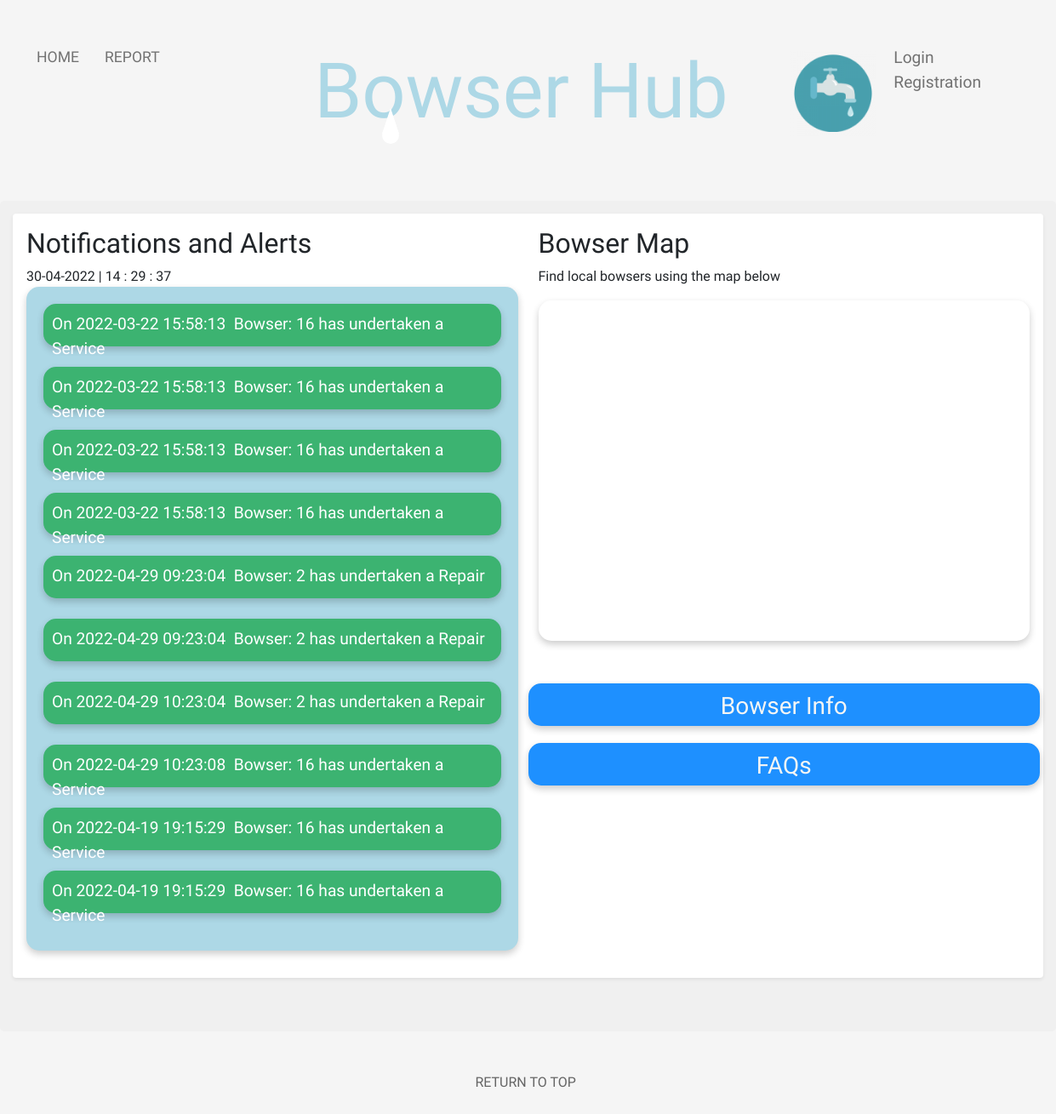
The app's page /home/index.php, older data.
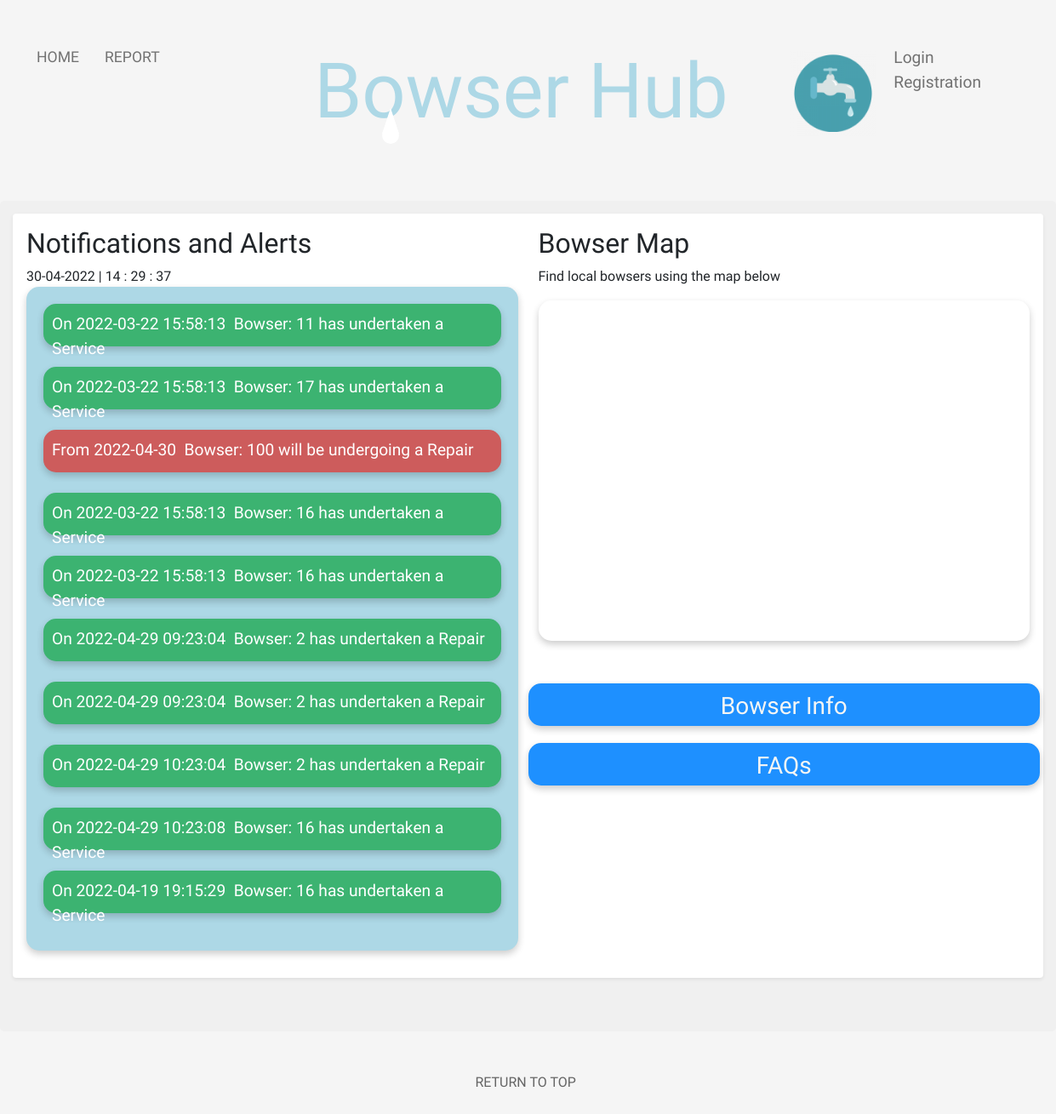
The same page, newer data.
### tables this page shows
CREATE TABLE `tbl_notifications` (
  `Notice_ID` int(11) NOT NULL,
  `Notice_Text` varchar(250) NOT NULL,
  `Area_ID` int(11) NOT NULL,
  `Date` timestamp NOT NULL DEFAULT current_timestamp() ON UPDATE current_timestamp(),
  `Type` int(4) NOT NULL
);

### home/index.php (the view, shortened to what this page needs)
<!doctype html>
<html lang="en">
<head>
    <link href="https://cdn.jsdelivr.net/npm/bootstrap@5.1.1/dist/css/bootstrap.min.css" rel="stylesheet">
    <link rel="stylesheet" href="../global/global.css" type="text/css">
    <link rel="stylesheet" href="home.css" type="text/css">
	<link rel="stylesheet" href="https://cdnjs.cloudflare.com/ajax/libs/jqueryui/1.12.1/jquery-ui.css" />
</head>
<body>
<div>
    <div class="nav-wrapper">
        <div class="left-side">
            <div class="nav-link-wrapper active-nav-link">
                <a class="text-focus-in" href="index.php">Home</a>
            </div>
            	<div class="nav-link-wrapper">
                	<a class="text-focus-in" id="link" href="#reportModal" data-bs-toggle="modal">Report</a></div>
            </div>
	</div>
    <div class="middle">
        <h2 class="text-focus-in" id="navTitle">Bowser Hub</h2>
        <div id="logo">
            <img id="logo_image" src="../images/logo/bowserLogo.png" alt="" width="100" height="100">
        </div>
        <div class="drop"></div>
    </div>
        <div class="right-side" >
            <?php
            if (isset($_SESSION['email'])){
                echo "<div class='nav-link-wrapper' id='logoutTab'>";
                echo "<a href='logout.php'>Logout</a>";
                echo "</div>";
            } else {
                echo '
            <div class="nav-link-wrapper" id="loginTab">
                <a class="" id="loginLink" href="#loginModal" data-bs-toggle="modal" >Login</a>
                <div class="nav-link-wrapper" id="registrationTab">
                    <a class="" id="registerLink" href="#registerModal" data-bs-toggle="modal" >Registration</a>
                    <div class="modal fade" id="registerModal" tabindex="-1" aria-labelledby="registerModalLabel" aria-hidden="true">
                        <div class="modal-dialog">
                            <div class="modal-content">
                                <div class="modal-body">
                                    <div class="row">
                                        <div class="col">
                                            <form method="post" id="formUserRegistration">
                                                <div class="select">
                                                    <select name="userLocation" id="select">
                                                       <option value="-1" disabled selected>---</option>';
                                                        echo'
                                                    </select>
                                                </div>
                                                <div id="account_submit_button">
                                                <button type="submit" id="registerAccountSubmit" class="btn btn-primary">Submit</button>
                                                <hr>
                                                </div>
                                            </form>
                                            <br />
                                            <p>Please check you email inbox for registration confirmation</p>
                                        </div>
                                    </div>
                                </div>
                            </div>
                        </div>
                    </div>
                </div>
            </div>
            ';}?>
        </div>
    </div>
    <div class="upperPage">
        <div class="shadow-sm p-3 mb-5 bg-body rounded">
            <div class="row">
                    <div class="col">
                        <div>
                        <h2> Notifications and Alerts</h2><span id="clock">clock</span></div>
                        <ul class="notification-list">
                            <?php
                            $connection = OpenConnection();
                            if (isset($_SESSION['email'])) {
                                if ($userType == "Operations" OR "Maintenance")
                                $sql2 = "SELECT * FROM `tbl_notifications` ORDER BY Date DESC LIMIT 10  ";
                                if ($userType == "Customer")
                                    $sql2 = "SELECT * FROM `tbl_notifications` WHERE Area_ID = '$userLocation' ORDER BY Date DESC LIMIT 10 ";
                            } else {
                                $sql2 = "SELECT * FROM `tbl_notifications` ORDER BY Date DESC LIMIT 10 ";
                            }
                            $result2 = mysqli_query($connection, $sql2);
                            while($rows2 = mysqli_fetch_assoc($result2)) {
                                $notificationType = $rows2['Type'];
                                switch($notificationType){
                                    case 1:
                                        $notificationDiv = "notificationFault";
                                        break;
                                    case 2:
                                        $notificationDiv = "notificationFix";
                                        break;
                                }
                                $notification = $rows2['Notice_Text'];
                                echo "<div id='$notificationDiv'>".$notification."</div>";
                                echo "<br />";
                            }
                            ?>
                        </ul>
                    </div>
                    <div class="col">
                        <div class="text_area">
                            <h2>Bowser Map</h2>
                            <p> Find local bowsers using the map below </p>
                            <div class="mapDiv" id="map"></div>
                        </div>
                        <div class="row" id="bowserButtonDiv">
                            <div class="vibrate-2" id="viewBowserInformation" >
                                <a class="text-focus-in" class="remove_outline" href="javascript:popUpWindow('../bowsers/bowsers.php','bowsers','900','500')"><h3 id="reportTxt">Bowser Info</h3></a>
                            </div>
                        </div>
                        <div class="row" id="FAQButtonDiv">
                            <div class="vibrate-2" id="viewFAQ" >
                                <a class="text-focus-in" href="#FAQModal" data-bs-toggle="modal" ><h3 id="reportTxt">FAQs</h3></a>
                            </div>
                        </div>
                        </div>
            </div>
        </div>
    </div>
        <br />  <br />
        <p><a id="top_link" href="#back_to_top" >RETURN TO TOP</a></p>
        <br />  <br />
</body>
</html>

### global/global.css (style rules this page uses)
.left-side { margin-left: 5px; }
#logo_image { margin-top: -150px; margin-left: 65pc; }
body { font-family: "Comfortaa", cursive; margin: 0px; background-color: whitesmoke; }
.nav-wrapper { display: flex; justify-content: space-between; padding: 38px; font-size: larger; }
#navTitle { font-family: 'Rubik Moonrocks', cursive; font-size: 90px; color: lightblue; margin-left: 30pc; }
.left-side { display: flex; margin-left: -4%; }
.nav-wrapper > .left-side > div { margin-right: 30px; text-transform: uppercase; font-size: 1.1rem; }
.nav-wrapper > .right-side > div { margin-right: 50px; }
.nav-link-wrapper { height: 22px; border-bottom: 1px solid transparent; transition: border-bottom 0.5s; }
.active-nav-link a { color: #727272; }
.nav-link-wrapper a { color: #727272; text-decoration: none; transition: color 0.5s; }
.text-focus-in { -webkit-animation: text-focus-in 0.7s cubic-bezier(0.55, 0.085, 0.68, 0.53) both; animation: text-focus-in 0.7s cubic-bezier(0.55, 0.085, 0.68, 0.53) both; animation-delay: 0.7s; }
.middle { margin-left: -30%; }
.upperPage { background-color: rgb(240, 240, 240); border-radius: 5px; padding: 15px; margin-top: -35px; }
#top_link { color: #656565; margin-left: 45%; }
a:link { text-decoration: none; }
#map { height: 400px; }
.mapDiv { padding: 5px; border: 0; border-radius: 15px; box-shadow: 0 4px 8px 0 rgba(0, 0, 0, 0.2); }
.drop { position: relative; width: 20px; height: 20px; top: -50px; margin: 0 auto; background: #FFF; -moz-border-radius: 20px; -webkit-border-radius: 20px; border-radius: 20px; -moz-animation-name: drip; -webkit-animation-name: drip; animation-name: drip; -moz-animation-timing-function: cubic-bezier(1,0,.91,.19); -webkit-animation-timing-function: cubic-bezier(1,0,.91,.19); animation-timing-function: cubic-bezier(1,0,.91,.19); -moz-animation-duration: 2s; -webkit-animation-duration: 2s; animation-duration: 2s; -moz-animation-iteration-count: infinite; -webkit-animation-iteration-count: infinite; animation-iteration-count: infinite; }
.drop:before { content: ""; position: absolute; width: 0; height: 0; border-left: 10px solid transparent; border-right: 10px solid transparent; border-bottom: 30px solid rgba(255,255,255,1); top: -22px; }

### home/home.css (style rules this page uses)
.left-side { margin-left: 5px; }
.notification-list { padding: 20px; background-color: lightblue; border: 0; border-radius: 15px; box-shadow: 0 4px 8px 0 rgba(0, 0, 0, 0.2); }
#notificationFault { padding: 10px; background-color: indianred; border: 0; border-radius: 15px; box-shadow: 0 4px 8px 0 rgba(0, 0, 0, 0.2); font-size: larger; color: white; height: 50px; }
#notificationFix { padding: 10px; background-color: mediumseagreen; border: 0; border-radius: 15px; box-shadow: 0 4px 8px 0 rgba(0, 0, 0, 0.2); font-size: larger; color: white; height: 50px; }
#viewBowserInformation { padding: 10px; height: 50px; font-stretch: expanded; background-color: dodgerblue; border: 0; border-radius: 15px; box-shadow: 0 4px 8px 0 rgba(0, 0, 0, 0.2); }
#bowserButtonDiv { margin-top: 50px; }
#viewFAQ { padding: 10px; height: 50px; font-stretch: expanded; background-color: dodgerblue; border: 0; border-radius: 15px; box-shadow: 0 4px 8px 0 rgba(0, 0, 0, 0.2); }
#FAQButtonDiv { margin-top: 20px; }
#reportTxt { color: whitesmoke; text-align: center; }
.vibrate-2 { -webkit-animation: vibrate-2 1s linear infinite both; animation: vibrate-2 1s linear infinite both; }

Row changes from the older to the newer data that the page shows:
no longer on this page (row edited): tbl_notifications: Notice_Text "On 2022-04-19 19:15:29 Bowser: 16 has undertaken a Service"
changed tbl_notifications: Notice_Text "On 2022-03-22 15:58:13 Bowser: 16 has undertaken a Service" → "On 2022-03-22 15:58:13 Bowser: 11 has undertaken a Service"; moves up the list
changed tbl_notifications: Notice_Text "On 2022-03-22 15:58:13 Bowser: 16 has undertaken a Service" → "On 2022-03-22 15:58:13 Bowser: 17 has undertaken a Service"
added tbl_notifications: Notice_Text "From 2022-04-30 Bowser: 100 will be undergoing a Repair", Type 1 (drawn)
